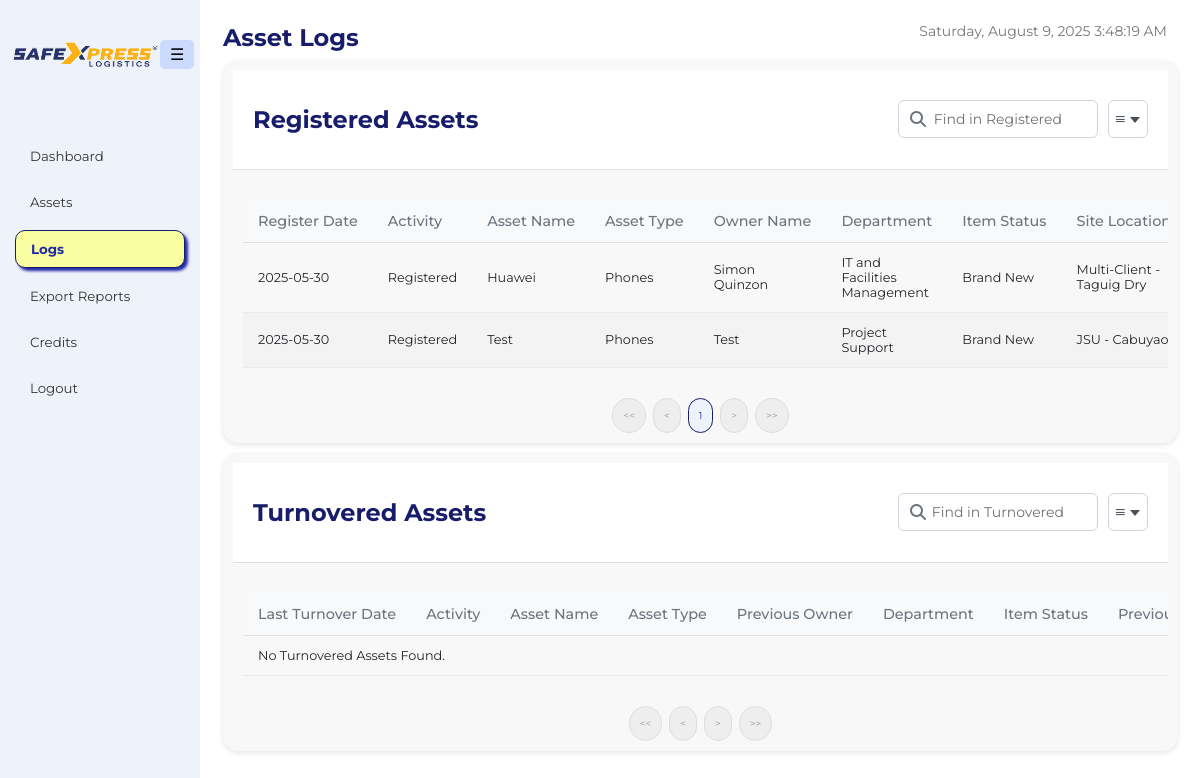
The page /history.php (signed in) on the database its author committed.
### tables this page shows
CREATE TABLE `assets` (
  `asset_id` int(11) NOT NULL,
  `type_id` int(11) NOT NULL,
  `status_id` int(11) NOT NULL,
  `owner_id` int(11) NOT NULL,
  `site_id` int(11) DEFAULT NULL,
  `asset_brand` varchar(255) NOT NULL,
  `asset_model` varchar(255) NOT NULL,
  `asset_serial_num` varchar(255) NOT NULL,
  `asset_tag` varchar(255) DEFAULT NULL,
  `asset_register_date` date NOT NULL,
  `asset_purchase_date` date DEFAULT NULL,
  `asset_depreciation_period` varchar(50) DEFAULT NULL,
  `asset_purchase_cost` decimal(15,2) DEFAULT NULL,
  `asset_depreciated_cost` decimal(15,2) DEFAULT NULL,
  `image_path` varchar(255) DEFAULT '/SLI_ASSET/assets/default.jpg'
);

CREATE TABLE `asset_type` (
  `type_id` int(11) NOT NULL,
  `type_name` varchar(255) NOT NULL,
  `type_code` varchar(50) NOT NULL
);

CREATE TABLE `owners` (
  `owner_id` int(11) NOT NULL,
  `department_id` int(11) NOT NULL,
  `owner_name` varchar(255) NOT NULL,
  `owner_position` varchar(255) DEFAULT NULL,
  `owner_date_hired` date DEFAULT NULL,
  `owner_phone_num` varchar(20) DEFAULT NULL
);

CREATE TABLE `departments` (
  `department_id` int(11) NOT NULL,
  `department_name` varchar(255) NOT NULL
);

CREATE TABLE `asset_status` (
  `status_id` int(11) NOT NULL,
  `status_name` varchar(255) NOT NULL
);

CREATE TABLE `site_locations` (
  `site_id` int(11) NOT NULL,
  `site_name` varchar(255) NOT NULL,
  `site_region` varchar(50) NOT NULL
);

### history.php (the view, shortened to what this page needs)
<?php
$results_per_page = 10;
$sort_order_options = ['ASC', 'DESC'];
$registered_search_term = isset($_GET['registered_search_term']) ? trim($_GET['registered_search_term']) : '';
$registered_sort_order = isset($_GET['registered_sort_order']) && in_array(strtoupper($_GET['registered_sort_order']), $sort_order_options) ? strtoupper($_GET['registered_sort_order']) : 'DESC';
$registered_current_page = isset($_GET['registered_page']) && is_numeric($_GET['registered_page']) ? (int)$_GET['registered_page'] : 1;
$turnovered_search_term = isset($_GET['turnovered_search_term']) ? trim($_GET['turnovered_search_term']) : '';
$turnovered_sort_order = isset($_GET['turnovered_sort_order']) && in_array(strtoupper($_GET['turnovered_sort_order']), $sort_order_options) ? strtoupper($_GET['turnovered_sort_order']) : 'DESC';
$turnovered_current_page = isset($_GET['turnovered_page']) && is_numeric($_GET['turnovered_page']) ? (int)$_GET['turnovered_page'] : 1;
$conn = db_connect();
function generateAssetTable(
    string $tableType,
    string $search_term,
    string $sort_order,
    int $results_per_page,
    int $current_page,
    mysqli $conn
): string {
    $start_from = ($current_page - 1) * $results_per_page;
    $sql = "";
    $params = [];
    $types = "";
    if ($tableType === 'registered') {
        $sql = "SELECT
                a.asset_brand AS asset_name,
                at.type_name AS asset_type,
                o.owner_name AS owner_name,
                ast.status_name AS status_name,
                a.asset_register_date AS log_date,
                'Registered' AS activity,
                sl.site_name AS site_location,
                d.department_name AS department
            FROM
                assets a
            JOIN
                asset_type at ON a.type_id = at.type_id
            JOIN
                asset_status ast ON a.status_id = ast.status_id
            JOIN
                owners o ON a.owner_id = o.owner_id
            JOIN
                site_locations sl ON a.site_id = sl.site_id
            JOIN
                departments d ON o.department_id = d.department_id
            WHERE NOT EXISTS (SELECT 1 FROM asset_turnover_log atl WHERE atl.asset_id = a.asset_id)";
    } elseif ($tableType === 'turnovered') {
        $sql = "SELECT
                a.asset_brand AS asset_name,
                at.type_name AS asset_type,
                po.owner_name AS owner_name,
                ast.status_name AS status_name,
                DATE(atl.turnover_date) AS log_date,
                sl.site_name AS previous_site,
                d.department_name AS department,
                'Turnover' AS activity
            FROM
                assets a
            JOIN
                asset_type at ON a.type_id = at.type_id
            JOIN
                asset_status ast ON a.status_id = ast.status_id
            JOIN
                asset_turnover_log atl ON a.asset_id = atl.asset_id
            JOIN
                owners po ON atl.previous_owner_id = po.owner_id
            JOIN
                site_locations sl ON atl.previous_site_id = sl.site_id
            JOIN
                departments d ON po.department_id = d.department_id";
    } else {
        return "Error: Invalid table type.";
    }
    $sortColumn = ($tableType === 'registered') ? 'a.asset_register_date' : 'atl.turnover_date';
    $sql .= " ORDER BY " . $sortColumn . " " . $sort_order . " LIMIT ?, ?";
    $params[] = $start_from;
    $params[] = $results_per_page;
    $types .= "ii";
    $stmt = $conn->prepare($sql);
    if (!empty($params)) {
      $stmt->bind_param($types, ...$params);
    }
    if (!$stmt->execute()) {
        error_log("Error executing statement: " . $stmt->error);
        return "Error executing statement";
    }
    $result = $stmt->get_result();
    $html = '<table class="asset-data-table">';
    $html .= '<thead>';
    $html .= '<tr>';
    $html .= '<th>' . ($tableType === 'registered' ? 'Register Date' : 'Last Turnover Date') . '</th>';
    $html .= '<th>Activity</th>';
    $html .= '<th>Asset Name</th>';
    $html .= '<th>Asset Type</th>';
    $html .= '<th>' . ($tableType === 'registered' ? 'Owner Name' : 'Previous Owner') . '</th>';
    $html .= '<th>Department</th>';
    $html .= '<th>Item Status</th>';
    $html .= '<th>' . ($tableType === 'registered' ? 'Site Location' : 'Previous Site') . '</th>';
    $html .= '</tr>';
    $html .= '</thead>';
    $html .= '<tbody>';
    if ($result && $result->num_rows > 0) {
        while ($row = $result->fetch_assoc()) {
            $html .= '<tr>';
            $html .= '<td>' . htmlspecialchars($row['log_date']) . '</td>';
            $html .= '<td>' . htmlspecialchars($row['activity']) . '</td>';
            $html .= '<td>' . htmlspecialchars($row['asset_name']) . '</td>';
            $html .= '<td>' . htmlspecialchars($row['asset_type']) . '</td>';
            $html .= '<td>' . htmlspecialchars($row['owner_name']) . '</td>';
            $html .= '<td>' . htmlspecialchars($row['department']) . '</td>';
            $html .= '<td>' . htmlspecialchars($row['status_name']) . '</td>';
            $html .= '<td>' . htmlspecialchars(($tableType === 'registered' ? $row['site_location'] : $row['previous_site'])) . '</td>';
            $html .= '</tr>';
        }
    } else {
        $html .= '<tr><td colspan="8">No ' . ucfirst($tableType) . ' Assets Found.</td></tr>';
    }
    $html .= '</tbody>';
    $html .= '</table>';
    return $html;
}
function getTotalAssetCount(string $tableType, string $search_term, mysqli $conn): int {
    $sql = "";
    if ($tableType === 'registered') {
        $sql = "SELECT COUNT(DISTINCT a.asset_id) AS total
                FROM
                    assets a
                JOIN
                    asset_type at ON a.type_id = at.type_id
                JOIN
                    asset_status ast ON a.status_id = ast.status_id
                JOIN
                    owners o ON a.owner_id = o.owner_id
                JOIN
                    site_locations sl ON a.site_id = sl.site_id
                JOIN
                    departments d ON o.department_id = d.department_id
                WHERE NOT EXISTS (SELECT 1 FROM asset_turnover_log atl WHERE atl.asset_id = a.asset_id)";
    } elseif ($tableType === 'turnovered') {
        $sql = "SELECT COUNT(*) AS total
                FROM
                    assets a
                JOIN
                    asset_type at ON a.type_id = at.type_id
                JOIN
                    asset_status ast ON a.status_id = ast.status_id
                JOIN
                    asset_turnover_log atl ON a.asset_id = atl.asset_id
                JOIN
                    owners po ON atl.previous_owner_id = po.owner_id
                JOIN
                    site_locations sl ON atl.previous_site_id = sl.site_id
                JOIN
                    departments d ON po.department_id = d.department_id";
    } else {
        return 0;
    }
    $stmt = $conn->prepare($sql);
    if (!$stmt->execute()) {
        error_log("Error executing count statement: " . $stmt->error);
        return 0;
    }
    $result = $stmt->get_result();
    $total = 0;
    if ($result && $result->num_rows > 0) {
        $row = $result->fetch_assoc();
        $total = (int)$row['total'];
    }
    return $total;
}
function displayPagination(
    int $current_page,
    int $total_pages,
    string $base_url,
    string $page_param
): string {
    $html = '<div class="pagination">';
    $html .= ($current_page > 1) ?
        '<a class="pagination-button" href="' . $base_url . '&' . $page_param . '=1"><<</a>' .
        '<a class="pagination-button" href="' . $base_url . '&' . $page_param . '=' . ($current_page - 1) . '"><</a>' :
        '<span class="pagination-button disabled"><<</span><span class="pagination-button disabled"><</span>';
    $start_page = max(1, $current_page - 2);
    $end_page = min($total_pages, $current_page + 2);
    for ($i = $start_page; $i <= $end_page; $i++) {
        $html .= ($i == $current_page) ?
            '<span class="pagination-button current">' . $i . '</span>' :
            '<a class="pagination-button" href="' . $base_url . '&' . $page_param . '=' . $i . '">' . $i . '</a>';
    }
    $html .= ($current_page < $total_pages) ?
        '<a class="pagination-button" href="' . $base_url . '&' . $page_param . '=' . ($current_page + 1) . '">></a>' .
        '<a class="pagination-button" href="' . $base_url . '&' . $page_param . '=' . $total_pages . '">>></a>' :
        '<span class="pagination-button disabled">></span><span class="pagination-button disabled">>></span>';
    $html .= '</div>';
    return $html;
}
$registered_total_assets = getTotalAssetCount('registered', $registered_search_term, $conn);
$registered_total_pages = ($results_per_page > 0) ? ceil($registered_total_assets / $results_per_page) : 0;
$registeredAssetTable = generateAssetTable(
    'registered',
    $registered_search_term,
    $registered_sort_order,
    $results_per_page,
    $registered_current_page,
    $conn
);
$registered_base_url = $_SERVER['PHP_SELF'] . '?' . http_build_query(array_diff_key($_GET, array_flip(['registered_page', 'turnovered_page'])));
$registeredPaginationHtml = displayPagination(
    $registered_current_page,
    $registered_total_pages,
    $registered_base_url,
    'registered_page'
);
$turnovered_total_assets = getTotalAssetCount('turnovered', $turnovered_search_term, $conn);
$turnovered_total_pages = ($results_per_page > 0) ? ceil($turnovered_total_assets / $results_per_page) : 0;
$turnoveredAssetTable = generateAssetTable(
    'turnovered',
    $turnovered_search_term,
    $turnovered_sort_order,
    $results_per_page,
    $turnovered_current_page,
    $conn
);
$turnovered_base_url = $_SERVER['PHP_SELF'] . '?' . http_build_query(array_diff_key($_GET, array_flip(['registered_page', 'turnovered_page'])));
$turnoveredPaginationHtml = displayPagination(
    $turnovered_current_page,
    $turnovered_total_pages,
    $turnovered_base_url,
    'turnovered_page'
);
?>
<!DOCTYPE html>
<html>
<head>
    <link rel="stylesheet" href="css/style.css">
    <link rel="stylesheet" href="https://cdnjs.cloudflare.com/ajax/libs/font-awesome/6.1.1/css/all.min.css">
</head>
<body>
    <div class="dashboard-container">
    <aside class="sidebar">
            <div class="logo-container">
                <a href="dashboard.php" style="text-decoration: none;">
                    <img src="icons/safexpress_logo.png" alt="SafeXpress Logistics Logo" style="cursor: pointer;">
                </a>
            </div>
            <ul>
                <li><a href="dashboard.php">Dashboard</a></li>
                <li><a href="assets.php">Assets</a></li>
                <li><a href="history.php" class="active">Logs</a></li>
                <li><a href="report_management.php">Export Reports</a></li>
                <li><a href="credits.php">Credits</a></li>
                <li><a href="#" id="logoutLink">Logout</a></li>
            </ul>
        </aside>
    <main class="content">
        <h2>Asset Logs</h2>
        <div class="datetime-container">
            <span id="datetime"></span>
        </div>
        <button id="toggleSidebarButton">☰</button>
        <div class="asset-table">
            <div class="asset-table-header">
                <div class="header-left">
                    <h2>Registered Assets</h2>
                </div>
                <div class="header-right">
                    <form id="registeredFilterForm" action="<?php echo $_SERVER['PHP_SELF']; ?>" method="GET">
                        <div class="search-container">
                            <input type="text" name="registered_search_term" id="registered_search_term" value="<?php echo htmlspecialchars($registered_search_term ?? ''); ?>" placeholder="Find in Registered">
                        </div>
                        <button type="button" id="registered_sort_toggle_button" class="sort-button" title="Toggle Sort Order">
                            <span class="sort-icon <?php echo ($registered_sort_order == 'DESC') ? 'sort-desc' : 'sort-asc'; ?>"></span>
                        </button>
                    </form>
                </div>
            </div>
            <div class="table-container">
                <?php echo $registeredAssetTable; ?>
            </div>
            <div id="pagination-buttons">
                <?php echo $registeredPaginationHtml; ?>
            </div>
        </div>
        <div class="asset-table">
            <div class="asset-table-header">
                <div class="header-left">
                    <h2>Turnovered Assets</h2>
                </div>
                <div class="header-right">
                    <form id="turnoveredFilterForm" action="<?php echo $_SERVER['PHP_SELF']; ?>" method="GET">
                        <div class="search-container">
                            <input type="text" name="turnovered_search_term" id="turnovered_search_term" value="<?php echo htmlspecialchars($turnovered_search_term ?? ''); ?>" placeholder="Find in Turnovered">
                        </div>
                        <button type="button" id="turnovered_sort_toggle_button" class="sort-button" title="Toggle Sort Order">
                            <span class="sort-icon <?php echo (($turnovered_sort_order ?? 'ASC') == 'DESC') ? 'sort-desc' : 'sort-asc'; ?>"></span>
                        </button>
                    </form>
                </div>
            </div>
            <div class="table-container">
                <?php echo $turnoveredAssetTable; ?>
            </div>
            <div id="pagination-buttons">
                <?php echo $turnoveredPaginationHtml; ?>
            </div>
        </div>
    </main>
</body>
</html>

### rows shown on the page
assets: asset_register_date "2025-05-30", activity "Registered", asset_brand "Huawei", type.type_name "Phones", owner.owner_name "Simon Quinzon", departments.department_name "IT and Facilities Management", status.status_name "Brand New", site.site_name "Multi-Client - Taguig Dry"
assets: asset_register_date "2025-05-30", activity "Registered", asset_brand "Test", type.type_name "Phones", owner.owner_name "Test", departments.department_name "Project Support", status.status_name "Brand New", site.site_name "JSU - Cabuyao"

### other values the page prints
$tableType "Turnovered"
